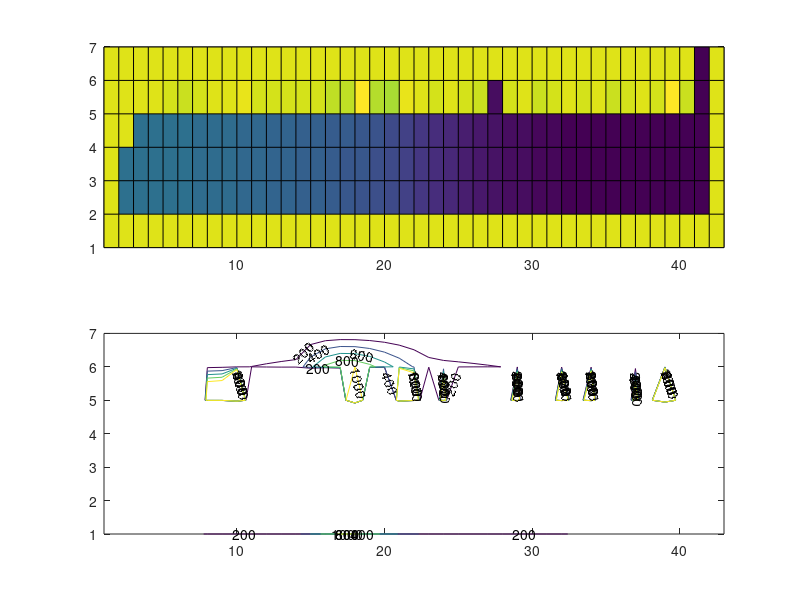

This figure's MATLAB source:
clear
echo on

d1=43;
d2=7;
dx=0.15;
dy=0.1;
xy=dx/dy;
yx=dy/dx;

t=zeros(d1,d2);
t1=ones(d1,d2);
t0=zeros(d1,d2);
x=zeros(d1);
y=zeros(d2);
x(1)=0;
x(2)=dx/2;

for i=3:d1-1
    x(i)=x(i-1)+dx;
end

x(d1)=(d1-2)*dx;

y(1)=0;y(2)=dy/2;

for i=3:d2-1
    y(i)=y(i-1)+dy;
end

y(d2)=(d2-2)*dy;
t1=20*ones(d1,d2);
t=zeros(d1);
dt=0.1;ttt=30;
%nnn=tt/dt;
echo off


%for iii=1:nnn
%    ttt=iii*dt;
    tf=30;af=6.6;af=1/af;bta=-6.6;v=0.0625;
    tin=100;tout=100;d=0.05;l=6;
    for i=1:42
        if x(i)<v*ttt
            t1(i,1)=tin+(300-tout)*x(i)/(v*ttt);
        elseif x(i)>v*ttt+28*d
            t1(i,1)=300-(300-tout)*(x(i)-v*ttt-28*d)/(l-28*d-v*ttt);
        else 
            zz=-0.123*(x(i)-v*ttt)/d-3.52*exp(-0.123*(x(i)-v*ttt)/d);
            t1(i,1)=10060*exp(zz);
        end
    end
    
    for i=1:41
        for j=2:6
            t1(i,j)=t1(i,1)-10*(j-1);
        end
    end
    
    
for iii=1:500
    t0=t1;
    cd=1300;a=0.0003;
    an=[1.69,-0.594,0.401,-0.168,0.027,-0.037,0.046,-0.05, 0.039,-0.012];
    bn=[0,   0.333, 0.017,-0.131,0.054,0.0003,0.007,-0.012,0.026,0];
    fncp=zeros(d1,d2);
    for i=1:10
        fncp=an(i)*cos(i*pi/9*t1)+bn(i)*sin(i*pi/9*t1)+fncp;
    end
    fncp=fncp/4.1868;
    b=1.3e-6;c=1.5e-9;
    fnk=(a+b*t1+c*t1.^2)*360;
    
    for i=2:42
        for j=2:6
            fnae(i,j)=2*yx*fnk(i,j)*fnk(i+1,j)/(fnk(i,j)+fnk(i+1,j));
            fnaw(i,j)=2*yx*fnk(i,j)*fnk(i-1,j)/(fnk(i,j)+fnk(i-1,j));
            fnan(i,j)=2*xy*fnk(i,j)*fnk(i,j+1)/(fnk(i,j)+fnk(i,j+1));
            fnas(i,j)=2*xy*fnk(i,j)*fnk(i,j-1)/(fnk(i,j)+fnk(i,j-1));
        end
    end
    
    fnap0=cd*fncp*dx*dy/dt;
    fnbb=fnap0.*t1;
    %for i=2:41
    %    for j=1:5
    %        t1(i,j)=t(i,1)-10*(j-1);
    %    end
    % end
   % t0=t1;
   
    kk=af+0.5*dx/fnk(1,2);
    bb=fnbb(2,2)+tf*dy/kk;
    ap=fnae(2,2)+fnan(2,2)+fnap0(2,2)+dy/kk+2*xy*fnk(2,1)-bta*dx*dy;
    fff=fnae(2,2)*t1(3,2)+fnan(2,2)*t1(2,3)+2*xy*fnk(2,1)*t1(2,1)+bb;
    t1(2,2)=fff/ap;
    
    for j=3;5
        kk=af+0.5*dx/fnk(1,j);
        bb=fnbb(2,j)+tf*dy/kk;
        ap=fnae(2,j)+fnas(2,j)+fnan(2,j)+fnap0(2,j)+dy/kk-bta*dx*dy;
        fff=fnae(2,j)*t1(3,j)+fnan(2,j)*t1(2,j+1)+fnas(2,j)*t1(2,j-1)+bb;
        t1(2,j)=fff/ap;
    end
    
    kk1=af+0.5*dx/fnk(1,6);
    kk2=af+0.5*dy/fnk(1,6);
    bb=fnbb(2,6)+tf*dy/kk1+tf*dx/kk2;
    ap=fnae(2,6)+fnas(2,6)+fnap0(2,6)+dy/kk1+dx/kk2-bta*dx*dy;
    fff=fnae(2,6)*t1(3,6)+fnas(2,6)*t1(2,5)+bb;
    t1(2,6)=fff/ap;
    
    for i=3:40
        for j=2:6
            if j==2
                as=2*xy*fnk(i,1);
                fff=fnae(i,2)*t1(i+1,2)+fnaw(i,2)*t1(i-1,2)+fnan(i,2)*t1(i,3)+as*t1(i,1)+fnbb(i,2);
                ap=fnae(i,2)+fnaw(i,2)+fnan(i,2)+as+fnap0(i,2)+dy/kk-bta*dx*dy;
                t1(i,2)=fff/ap;
            elseif j==6
                kk=af+0.5*dy/fnk(i,6);
                bb=fnbb(i,6)+tf*dx/kk;
                fff=fnae(i,6)*t1(i+1,6)+fnaw(i,6)*t1(i-1,6)+fnas(i,6)*t1(i,4)+bb;
                ap=fnae(i,6)+fnaw(i,6)+fnas(i,6)+fnap0(i,6)+dx/kk-bta*dx*dy;
                t1(i,5)=fff/ap;
            else
                fff=fnae(i,j)*t1(i+1,j)+fnaw(i,j)*t1(i-1,j)+fnan(i,j)*t1(i,j+1)+fnas(i,j)*t1(i,j-1)+fnbb(i,j);
                ap=fnae(i,j)+fnaw(i,j)+fnan(i,j)+fnas(i,j)+fnap0(i,j)-bta*dx*dy;
                t1(i,j)=fff/ap;
            end
        end
    end
    
    for j=3:5
        kk=af+0.5*dx/fnk(42,j);
        bb=fnbb(41,j)+tf*dy/kk;
        ap=dy/kk+fnaw(41,j)+fnan(41,j)+fnas(41,j)+fnap0(41,j)-bta*dx*dy;
        fff=fnaw(41,j)*t1(40,j)+fnan(41,j)*t1(41,j+1)+fnas(41,j)*t1(41,j-1)+bb;
        t1(41,j)=fff/ap;
    end
    
    kk1=af+0.5*dx/fnk(42,6);
    kk2=af+0.5*dy/fnk(41,7);
    bb=fnbb(41,6)+tf*dy/kk1+tf*dx/kk2;
    ap=fnaw(41,6)+fnas(41,6)+fnap0(41,6)+dy/kk1+dx/kk2-bta*dx*dy;
    fff=fnaw(41,6)*t1(40,6)+fnas(41,6)*t1(41,5)+bb;
    t1(41,6)=fff/ap;
    kk=af+0.5*dx/fnk(42,2);
    bb=fnbb(41,2)+tf*dy/kk;
    ap=fnaw(41,2)+fnan(41,2)+fnap0(41,2)+dy/kk+2*xy*fnk(41,1)-bta*dx*dy;
    fff=fnaw(41,2)*t1(40,2)+fnan(41,2)*t1(41,3)+2*xy*fnk(41,1)*t1(41,1)+bb;
    t1(41,2)=fff/ap;
    
    if abs(abs(t1)-abs(t0))<20
       break;
       %else
       %t1=t0+0.5*(t1-t0);
    end
end


%if rem(iii,10)==0
        figure
        subplot(2,1,1)
        t111=t1';
        %mesh(t111);
        %view(2);
        pcolor(t111);
        subplot(2,1,2)
        ccc=contour(t111,[200,400,600,800,1000]);
        %ccc=contour(t111,5);
        clabel(ccc);
        %end
    